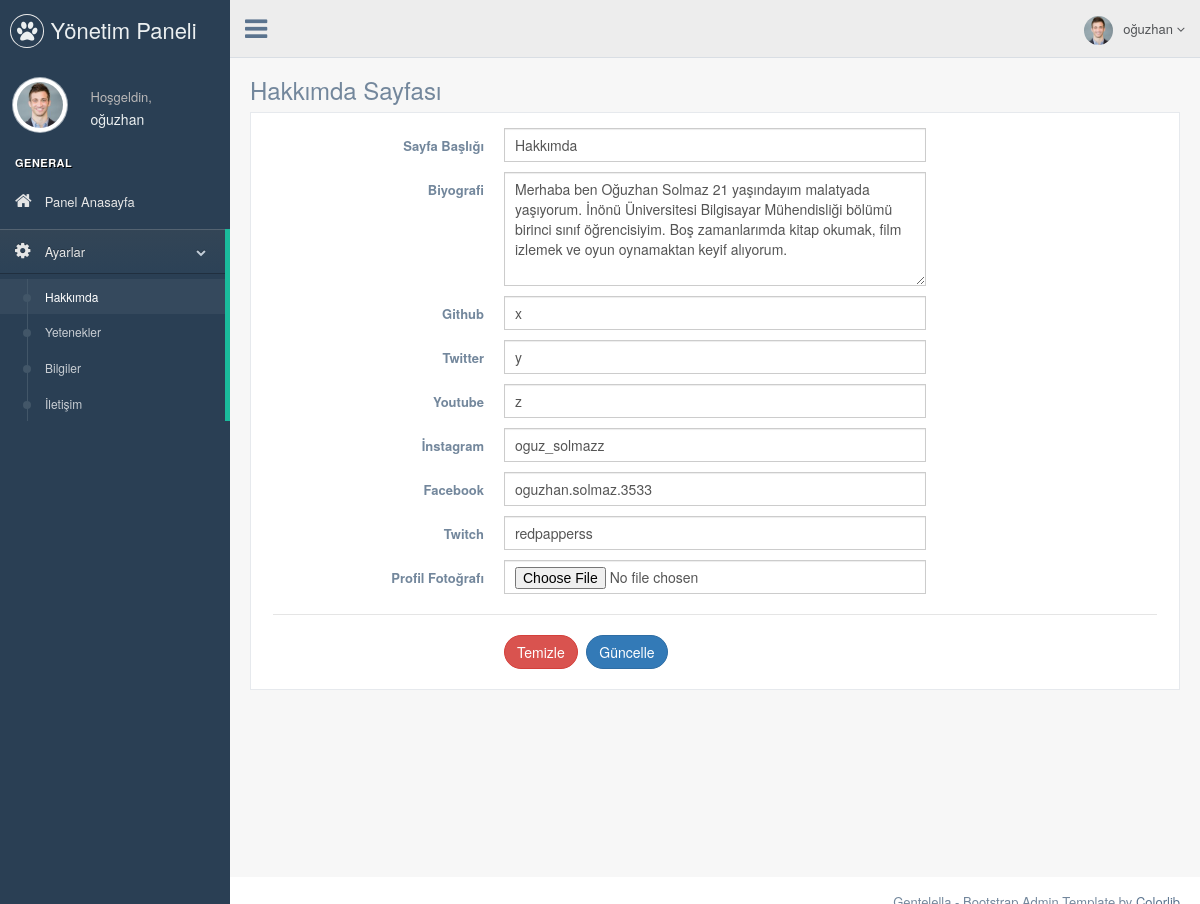
/htm/nedmin/about_us.php (signed in), run on the app's committed database.
### tables this page shows
CREATE TABLE `user` (
  `user_id` int(11) NOT NULL,
  `user_name` varchar(50) NOT NULL,
  `email` varchar(50) NOT NULL,
  `password` varchar(50) NOT NULL
);

CREATE TABLE `about_me` (
  `about_id` int(11) NOT NULL,
  `about_title` varchar(50) NOT NULL,
  `github` varchar(50) NOT NULL,
  `twitter` varchar(50) NOT NULL,
  `youtube` varchar(50) NOT NULL,
  `instagram` varchar(50) NOT NULL,
  `facebook` varchar(50) NOT NULL,
  `twitch` varchar(50) NOT NULL,
  `biyografi` varchar(250) NOT NULL,
  `picturee` varchar(50) NOT NULL
);

### htm/nedmin/about_us.php (the view, shortened to what this page needs)
<?php
include 'header.php';
$check_about = $db -> prepare("SELECT * FROM about_me");
$check_about -> execute();
$control_about = $check_about->rowCount();
$fetch_about = $db->prepare("SELECT * FROM about_me WHERE about_id=1");
$fetch_about->execute();
$fetchabout = $fetch_about->fetch(PDO::FETCH_ASSOC);
?>
<div class="right_col" role="main">
          <div class="">
            <div class="page-title">
              <div class="title_left">
                <h3>Hakkımda Sayfası</h3>
              </div>
            </div>
            <div class="clearfix"></div>
            <div class="row">
              <div class="col-md-12 col-sm-12 col-xs-12">
                <div class="x_panel">
                  <div class="x_content">
                    <form class="form-horizontal form-label-left" action="process.php" method="POST">
                      <div class="item form-group">
                        <label class="control-label col-md-3 col-sm-3 col-xs-12" for="name">Sayfa Başlığı
                        </label>
                        <div class="col-md-6 col-sm-6 col-xs-12">
                          <input class="form-control col-md-7 col-xs-12"  name="about_title" value="<?php echo $fetchabout['about_title']; ?>"  required="required" type="text">
                        </div>
                      </div>
                      <div class="item form-group">
                        <label class="control-label col-md-3 col-sm-3 col-xs-12" for="email">Biyografi
                        </label>
                        <div class="col-md-6 col-sm-6 col-xs-12">
                        <textarea id="textarea" required="required" name="biyografi"  class="form-control col-md-7 col-xs-12" rows="5"><?php echo $fetchabout['biyografi']; ?></textarea>
                        </div>
                      </div>
                      <div class="item form-group">
                        <label class="control-label col-md-3 col-sm-3 col-xs-12" for="email">Github
                        </label>
                        <div class="col-md-6 col-sm-6 col-xs-12">
                          <input type="text"  name="github" value="<?php echo $fetchabout['github']; ?>"  required="required" class="form-control col-md-7 col-xs-12">
                        </div>
                      </div>
                      <div class="item form-group">
                        <label class="control-label col-md-3 col-sm-3 col-xs-12" for="email">Twitter
                        </label>
                        <div class="col-md-6 col-sm-6 col-xs-12">
                          <input type="text"  name="twitter" value="<?php echo $fetchabout['twitter']; ?>"  required="required" class="form-control col-md-7 col-xs-12">
                        </div>
                      </div>
                      <div class="item form-group">
                        <label class="control-label col-md-3 col-sm-3 col-xs-12" for="email">Youtube
                        </label>
                        <div class="col-md-6 col-sm-6 col-xs-12">
                          <input type="text"  name="youtube" value="<?php echo $fetchabout['youtube']; ?>"  required="required" class="form-control col-md-7 col-xs-12">
                        </div>
                      </div>
                      <div class="item form-group">
                        <label class="control-label col-md-3 col-sm-3 col-xs-12" for="email">İnstagram
                        </label>
                        <div class="col-md-6 col-sm-6 col-xs-12">
                          <input type="text"  name="instagram" value="<?php echo $fetchabout['instagram']; ?>"  required="required" class="form-control col-md-7 col-xs-12">
                        </div>
                      </div>
                      <div class="item form-group">
                        <label class="control-label col-md-3 col-sm-3 col-xs-12" for="email">Facebook
                        </label>
                        <div class="col-md-6 col-sm-6 col-xs-12">
                          <input type="text"  name="facebook" value="<?php echo $fetchabout['facebook']; ?>"  required="required" class="form-control col-md-7 col-xs-12">
                        </div>
                      </div>
                      <div class="item form-group">
                        <label class="control-label col-md-3 col-sm-3 col-xs-12" for="email">Twitch
                        </label>
                        <div class="col-md-6 col-sm-6 col-xs-12">
                          <input type="text"  name="twitch" value="<?php echo $fetchabout['twitch']; ?>"  required="required" class="form-control col-md-7 col-xs-12">
                        </div>
                      </div>
                      <div class="item form-group">
                        <label class="control-label col-md-3 col-sm-3 col-xs-12" for="email">Profil Fotoğrafı
                        </label>
                        <div class="col-md-6 col-sm-6 col-xs-12">
                          <input type="file"  name="picturee" value="<?php echo $fetchabout['picturee']; ?>"  required="required" class="form-control col-md-7 col-xs-12">
                        </div>
                      </div>
                      <div class="ln_solid"></div>
                      <div class="form-group">
                        <div class="col-md-6 col-md-offset-3">
                          <button type="reset" class="btn btn-round btn-danger">Temizle</button>
                          <?php
                          if($control_about == 1) { ?>
                             <button  type="submit" class="btn btn-round btn-primary" name="update_about">Güncelle</button>
                          <?php } else { ?>
                             <button  type="submit" class="btn btn-round btn-primary" name="insert_about">Ekle</button>
                          <?php } ?>
                        </div>
                      </div>
                    </form>
                  </div>
                </div>
              </div>
            </div>
          </div>
        </div>
<?php
include 'footer.php';
?>

### htm/nedmin/header.php (shortened to what this page needs)
<?php
include 'connect.php';
$user_name = $_SESSION['user_name'];
$query = $db -> prepare("SELECT * FROM user WHERE user_name='$user_name'");
$query -> execute();
$fetch = $query->fetch(PDO::FETCH_ASSOC);
?>
<!DOCTYPE html>
<html lang="en">
  <head>
    <link href="./vendors/bootstrap/dist/css/bootstrap.min.css" rel="stylesheet">
    <link href="./vendors/font-awesome/css/font-awesome.min.css" rel="stylesheet">
    <link href="./vendors/nprogress/nprogress.css" rel="stylesheet">
    <link href="./vendors/iCheck/skins/flat/green.css" rel="stylesheet">
    <link href="./vendors/bootstrap-progressbar/css/bootstrap-progressbar-3.3.4.min.css" rel="stylesheet">
    <link href="./vendors/jqvmap/dist/jqvmap.min.css" rel="stylesheet"/>
    <link href="./vendors/bootstrap-daterangepicker/daterangepicker.css" rel="stylesheet">
    <link href="./build/css/custom.min.css" rel="stylesheet">
  </head>
  <body class="nav-md">
    <div class="container body">
      <div class="main_container">
        <div class="col-md-3 left_col">
          <div class="left_col scroll-view">
            <div class="navbar nav_title" style="border: 0;">
              <a href="index.html" class="site_title"><i class="fa fa-paw"></i> <span>Yönetim Paneli</span></a>
            </div>
            <div class="profile clearfix">
              <div class="profile_pic">
                <img src="images/img.jpg" alt="..." class="img-circle profile_img">
              </div>
              <div class="profile_info">
                <span>Hoşgeldin,</span>
                <h2><?php echo $fetch['user_name']; ?></h2>
              </div>
            </div>
            <br />
            <div id="sidebar-menu" class="main_menu_side hidden-print main_menu">
              <div class="menu_section">
                <h3>General</h3>
                <ul class="nav side-menu">
                  <li><a href="index.php" ><i class="fa fa-home"></i> Panel Anasayfa </a></li>
                  <li><a><i class="fa fa-cog"></i> Ayarlar <span class="fa fa-chevron-down"></span></a>
                    <ul class="nav child_menu">
                      <li><a href="about_us.php">Hakkımda</a></li>
                      <li><a href="skill.php">Yetenekler</a></li>
                      <li><a href="info.php">Bilgiler</a></li>
                      <li><a href="contact.php">İletişim</a></li>
                    </ul>
                  </li>
                </ul>
              </div>
            </div>
          </div>
        </div>
        <div class="top_nav">
          <div class="nav_menu">
            <nav>
              <div class="nav toggle">
                <a id="menu_toggle"><i class="fa fa-bars"></i></a>
              </div>
              <ul class="nav navbar-nav navbar-right">
                <li class="">
                  <a href="javascript:;" class="user-profile dropdown-toggle" data-toggle="dropdown" aria-expanded="false">
                    <img src="images/img.jpg" alt=""><?php echo $fetch['user_name']; ?>
                    <span class=" fa fa-angle-down"></span>
                  </a>
                </li>
              </ul>
            </nav>
          </div>
        </div>

### data on the page
user: user_name "oğuzhan"
about_me: about_title "Hakkımda", biyografi "Merhaba ben Oğuzhan Solmaz 21 yaşındayım malatyada yaşıyorum. İnönü Üniversitesi Bilgisayar Mühendisliği bölümü birinci sınıf öğrencisiyim. Boş zamanlarımda kitap okumak, film izlemek ve oyun oynamaktan keyif alıyorum.", github "x", twitter "y", youtube "z", instagram "oguz_solmazz", facebook "oguzhan.solmaz.3533", twitch "redpapperss"
